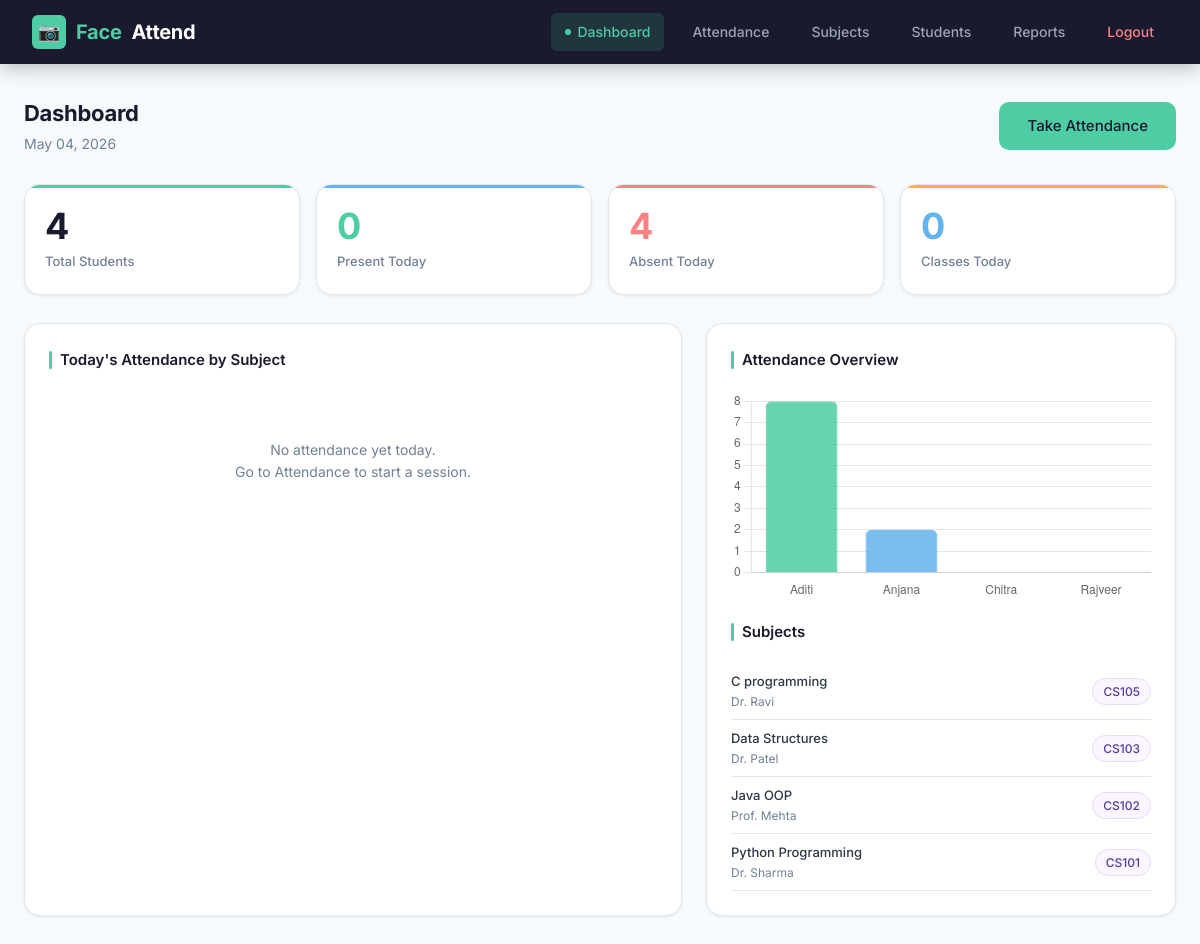
Page /dashboard (signed in) on the committed database.
### tables this page shows
CREATE TABLE subjects (
            id            INTEGER PRIMARY KEY AUTOINCREMENT,
            subject_code  TEXT    UNIQUE NOT NULL,
            subject_name  TEXT    NOT NULL,
            teacher_name  TEXT    NOT NULL,
            created_at    TEXT    NOT NULL
        );

### app.py (the view)
@app.route("/dashboard")
@login_required
def dashboard():
    subjects       = get_all_subjects()
    today_records  = get_attendance_today()
    total_students = len(get_all_students())
    total_present  = len(set(r["student_id"] for r in today_records))
    classes_today  = len(set(r["subject_code"] for r in today_records))
    summary        = get_subject_summary()
    return render_template("dashboard.html",
                           subjects=subjects,
                           today_records=today_records,
                           summary=summary,
                           total_students=total_students,
                           total_present=total_present,
                           classes_today=classes_today,
                           date=datetime.now().strftime("%B %d, %Y"))

### app.py (called while the page is built)
def login_required(f):
    from functools import wraps
    @wraps(f)
    def decorated(*args, **kwargs):
        if "logged_in" not in session:
            return redirect(url_for("login"))
        return f(*args, **kwargs)
    return decorated

### backend/database.py (called while the page is built)
def get_connection():
    conn = sqlite3.connect(DB_PATH)
    conn.row_factory = sqlite3.Row
    return conn

def get_all_subjects():
    conn = get_connection()
    cursor = conn.cursor()
    cursor.execute("SELECT * FROM subjects ORDER BY subject_name")
    subjects = cursor.fetchall()
    conn.close()
    return subjects

def get_all_students():
    conn = get_connection()
    cursor = conn.cursor()
    cursor.execute("SELECT * FROM students ORDER BY name")
    students = cursor.fetchall()
    conn.close()
    return students

def get_attendance_today(subject_code=None):
    conn = get_connection()
    cursor = conn.cursor()
    today = datetime.now().strftime("%Y-%m-%d")
    if subject_code:
        cursor.execute("""
            SELECT * FROM attendance
            WHERE date = ? AND subject_code = ?
            ORDER BY time DESC
        """, (today, subject_code))
    else:
        cursor.execute("""
            SELECT * FROM attendance WHERE date = ?
            ORDER BY subject_name, time DESC
        """, (today,))
    records = cursor.fetchall()
    conn.close()
    return records

def get_subject_summary(subject_code=None):
    conn = get_connection()
    cursor = conn.cursor()
    if subject_code:
        cursor.execute("""
            SELECT s.name, s.student_id,
                   COUNT(a.id) AS classes_attended
            FROM students s
            LEFT JOIN attendance a
              ON s.student_id = a.student_id
             AND a.subject_code = ?
            GROUP BY s.student_id
            ORDER BY s.name
        """, (subject_code,))
    else:
        cursor.execute("""
            SELECT s.name, s.student_id,
                   COUNT(a.id) AS classes_attended
            FROM students s
            LEFT JOIN attendance a ON s.student_id = a.student_id
            GROUP BY s.student_id
            ORDER BY s.name
        """)
    summary = cursor.fetchall()
    conn.close()
    return summary

### templates/dashboard.html (shortened to what this page needs)
{% extends "base.html" %}
{% block content %}
<div class="page-header">
  <div>
    <div class="page-title">Dashboard</div>
    <div class="page-subtitle">{{ date }}</div>
  </div>
  <a href="/attendance" class="btn btn-primary btn-lg">Take Attendance</a>
</div>
<div class="stat-grid">
  <div class="stat-card">
    <div class="num">{{ total_students }}</div>
    <div class="label">Total Students</div>
  </div>
  <div class="stat-card">
    <div class="num" style="color:#4ecca3">{{ total_present }}</div>
    <div class="label">Present Today</div>
  </div>
  <div class="stat-card">
    <div class="num" style="color:#fc8181">{{ total_students - total_present }}</div>
    <div class="label">Absent Today</div>
  </div>
  <div class="stat-card">
    <div class="num" style="color:#63b3ed">{{ classes_today }}</div>
    <div class="label">Classes Today</div>
  </div>
</div>
<div style="display:grid;grid-template-columns:1.4fr 1fr;gap:1.5rem">
  <div class="card" style="margin:0">
    <div class="card-title">Today's Attendance by Subject</div>
    {% if today_records %}
    <div class="table-wrap">
    <table>
      <thead><tr><th>Name</th><th>Subject</th><th>Teacher</th><th>Time</th></tr></thead>
      <tbody>
        {% for r in today_records %}
        <tr>
          <td><strong>{{ r.name }}</strong></td>
          <td><span class="badge badge-purple">{{ r.subject_code }}</span> {{ r.subject_name }}</td>
          <td style="color:var(--text-muted)">{{ r.teacher_name }}</td>
          <td style="color:var(--text-muted)">{{ r.time }}</td>
        </tr>
        {% endfor %}
      </tbody>
    </table>
    </div>
    {% else %}
    <div class="empty-state"><p>No attendance yet today.<br>Go to Attendance to start a session.</p></div>
    {% endif %}
  </div>
  <div class="card" style="margin:0">
    <div class="card-title">Attendance Overview</div>
    {% if summary %}
      <canvas id="attendanceChart" style="width:100%;max-height:260px"></canvas>
    {% else %}
      <div class="empty-state"><p>No data yet.<br>Mark attendance to see chart.</p></div>
    {% endif %}
    <div style="margin-top:1.2rem">
      <div class="card-title">Subjects</div>
      {% for s in subjects %}
      <div style="display:flex;align-items:center;justify-content:space-between;padding:8px 0;border-bottom:0.5px solid var(--border)">
        <div>
          <div style="font-size:13px;font-weight:500">{{ s.subject_name }}</div>
          <div style="font-size:12px;color:var(--text-muted)">{{ s.teacher_name }}</div>
        </div>
        <span class="badge badge-purple">{{ s.subject_code }}</span>
      </div>
      {% else %}
      <p style="font-size:13px;color:var(--text-muted);padding:.5rem 0">No subjects yet. <a href="/subjects">Add subjects</a></p>
      {% endfor %}
    </div>
  </div>
</div>
{% endblock %}
{% block scripts %}
{% if summary %}
<script>
function getChartData() {
  var spans = document.querySelectorAll('#chart-data span');
  var labels = [], data = [];
  spans.forEach(function(s) {
    labels.push(s.getAttribute('data-name'));
    data.push(parseInt(s.getAttribute('data-count'), 10));
  });
  return { labels: labels, data: data };
}
function buildBarChart() {
  var ctx = document.getElementById('attendanceChart');
  if (!ctx || typeof Chart === 'undefined') return;
  var d = getChartData();   // ✅ FIXED — now declared first
  var hasData = d.data.some(function(v) { return v > 0; });
  if (!hasData) {
    ctx.outerHTML = '<p style="color:#718096;font-size:13px;text-align:center;padding:1rem">Mark attendance first to see chart</p>';
    return;
  }
  var colors = ['rgba(78,204,163,0.85)','rgba(99,179,237,0.85)',
                'rgba(246,173,85,0.85)','rgba(252,129,129,0.85)',
                'rgba(183,148,244,0.85)','rgba(104,211,145,0.85)'];
  new Chart(ctx, {
    type: 'bar',
    data: {
      labels: d.labels,
      datasets: [{
        label: 'Classes Attended',
        data: d.data,
        backgroundColor: colors,
        borderColor: colors.map(c => c.replace('0.85','1')),
        borderWidth: 1,
        borderRadius: 6
      }]
    },
    options: {
      responsive: true,
      plugins: { legend: { display: false } },
      scales: {
        y: { beginAtZero: true, ticks: { stepSize: 1 } },
        x: { grid: { display: false } }
      }
    }
  });
}
window.onload = buildBarChart;
</script>
{% endif %}
{% endblock %}

### static/style.css (style rules this page uses)
*, *::before, *::after { margin: 0; padding: 0; box-sizing: border-box; }
:root { --primary: #4ecca3; --primary-dark: #38b28e; --primary-light: #e8faf4; --dark: #1a1a2e; --dark2: #16213e; --dark3: #0f3460; --text: #2d3748; --text-muted: #718096; --text-light: #a0aec0; --bg: #f7fafc; --bg2: #edf2f7; --white: #ffffff; --border: #e2e8f0; --shadow-sm: 0 1px 3px rgba(0,0,0,.08); --shadow: 0 4px 16px rgba(0,0,0,.08); --shadow-lg: 0 8px 32px rgba(0,0,0,.12); --radius-sm: 6px; --radius: 10px; --radius-lg: 16px; --radius-xl: 24px; --success: #48bb78; --danger: #fc8181; --warning: #f6ad55; --info: #63b3ed; }
html { scroll-behavior: smooth; }
body { font-family: 'Inter', 'Segoe UI', sans-serif; background: var(--bg); color: var(--text); min-height: 100vh; font-size: 15px; line-height: 1.6; }
.page-header { display: flex; align-items: center; justify-content: space-between; margin-bottom: 1.75rem; flex-wrap: wrap; gap: 1rem; }
.page-title { font-size: 22px; font-weight: 700; color: var(--dark); letter-spacing: -.3px; }
.page-subtitle { font-size: 14px; color: var(--text-muted); margin-top: 2px; }
.card { background: var(--white); border-radius: var(--radius-lg); padding: 1.5rem; box-shadow: var(--shadow-sm); border: 1px solid var(--border); margin-bottom: 1.5rem; transition: box-shadow .2s; }
.card-title { font-size: 15px; font-weight: 600; color: var(--dark); margin-bottom: 1.2rem; display: flex; align-items: center; gap: 8px; }
.card-title::before { content: ''; width: 3px; height: 18px; background: var(--primary); border-radius: 2px; display: inline-block; }
.stat-grid { display: grid; grid-template-columns: repeat(auto-fit, minmax(160px, 1fr)); gap: 1rem; margin-bottom: 1.75rem; }
.stat-card { background: var(--white); border-radius: var(--radius-lg); padding: 1.4rem 1.25rem; box-shadow: var(--shadow-sm); border: 1px solid var(--border); position: relative; overflow: hidden; transition: transform .18s, box-shadow .18s; }
.stat-card::after { content: ''; position: absolute; top: 0; left: 0; right: 0; height: 3px; border-radius: var(--radius-lg) var(--radius-lg) 0 0; }
.stat-card:nth-child(1)::after { background: var(--primary); }
.stat-card:nth-child(2)::after { background: var(--info); }
.stat-card:nth-child(3)::after { background: var(--danger); }
.stat-card:nth-child(4)::after { background: var(--warning); }
.stat-card .num { font-size: 36px; font-weight: 700; line-height: 1.1; margin-bottom: 4px; color: var(--dark); }
.stat-card .label { font-size: 13px; color: var(--text-muted); font-weight: 500; }
.btn { display: inline-flex; align-items: center; gap: 6px; padding: 9px 20px; border-radius: var(--radius); border: none; cursor: pointer; font-size: 14px; font-weight: 500; text-decoration: none; transition: all .18s; white-space: nowrap; font-family: inherit; }
.btn-primary { background: var(--primary); color: var(--dark); }
.btn-lg { padding: 12px 28px; font-size: 15px; }
.badge { display: inline-flex; align-items: center; gap: 4px; padding: 3px 10px; border-radius: 20px; font-size: 12px; font-weight: 500; white-space: nowrap; }
.badge-purple { background: #faf5ff; color: #553c9a; border: 1px solid #e9d8fd; }
.empty-state { text-align: center; padding: 3rem 1.5rem; color: var(--text-muted); }
.empty-state p { font-size: 14px; }

### rows in the picture
subjects: subject_name "C programming", teacher_name "Dr. Ravi", subject_code "CS105"
subjects: subject_name "Data Structures", teacher_name "Dr. Patel", subject_code "CS103"
subjects: subject_name "Java OOP", teacher_name "Prof. Mehta", subject_code "CS102"
subjects: subject_name "Python Programming", teacher_name "Dr. Sharma", subject_code "CS101"

### other values in the picture
{{ total_students }} "4"
{{ total_present }} "0"
{{ total_students - total_present }} "4"
{{ classes_today }} "0"
